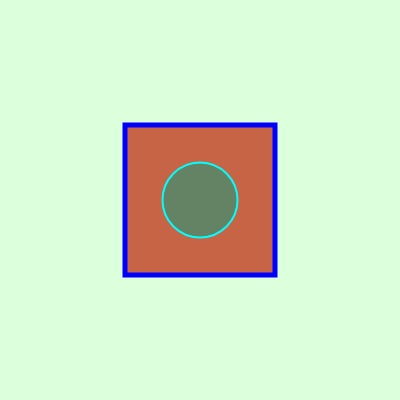
Frame 1 (no input)
Frame 60 (no input): identical to frame 1, image omitted
Frame 120 (the mouse pressed at the canvas centre since frame 60): identical to frame 1, image omitted

The p5.js sketch that drew this single still picture (run headless with seeded random() and noise() and a simulated clock; from frame 60 on, the mouse is pressed at the canvas centre):

// p5.js sketch
// ── sketch.js
function setup() {
  createCanvas(400, 400);
}

function draw() {
  background(220, 255, 220);
  rectMode(CENTER);
  fill(200, 100, 70);
  stroke(0, 0, 255);
  strokeWeight(5);
  rect(200, 200, 150, 150);

  ellipseMode(CENTER);
  fill(100, 130, 100);
  stroke(0, 255, 255);
  strokeWeight(2)
  ellipse(200, 200, 75, 75);
}
